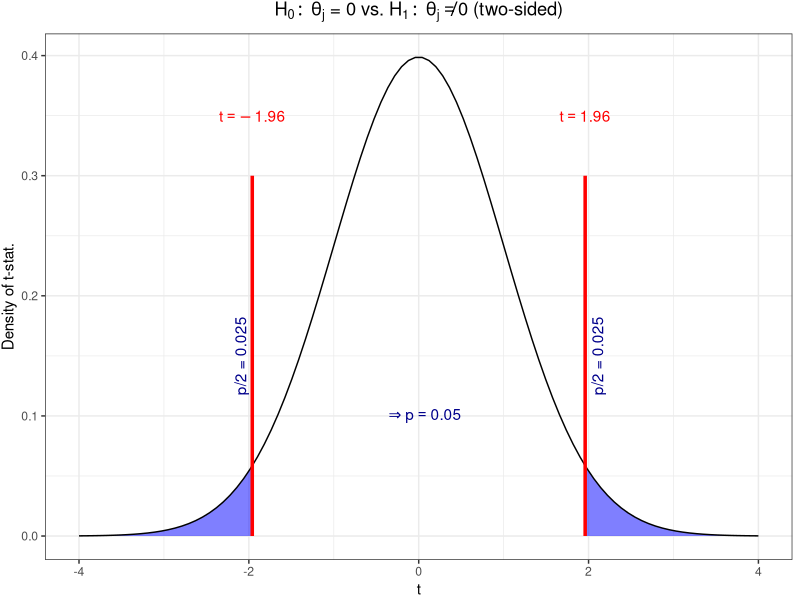

Recreate this plot in R.
library(ggplot2)

theme_set(theme_bw() + theme(plot.margin=grid::unit(c(1,5.5,1,1), "pt")))

t = 1.96
df = 731
p = round(1 - pt(t, df = df), 3)

x = seq(-4, 4, length.out = 100)
y = dt(x, df = df)
plot.data = data.frame(
  x = x,
  y = y)

x.poly = seq(t, 4, length.out = 100)
poly.data = data.frame(
  x = c(x.poly, min(x.poly)),
  y = c(dt(x.poly, df = df), 0)
)

pv = ggplot() +
  geom_polygon(data = poly.data, aes(x, y), color = NA, fill = "blue", alpha = 0.5) +
  geom_polygon(data = poly.data, aes(-x, y), color = NA, fill = "blue", alpha = 0.5) +
  geom_line(data = plot.data, aes(x, y)) + 
  geom_segment(aes(x = t, xend = t, y = 0, yend = 0.3), size = 1.2, color = "red") +
  geom_text(aes(x = t, y = 0.35, label = paste0("t == ", t)), parse = TRUE, color = "red") + 
  geom_segment(aes(x = -t, xend = -t, y = 0, yend = 0.3), size = 1.2, color = "red") +
  geom_text(aes(x = -t, y = 0.35, label = paste0("t == ", -t)), parse = TRUE, color = "red") +
  # geom_text(aes(x = -t, y = 0.35, label = "t[0] == -2.92"), parse = TRUE, color = "red") + 
  geom_text(aes(x = t, y = 0.15, label = paste0("p/2 = ", p)), color = "dark blue", angle=90, vjust = 1.5) + 
  geom_text(aes(x = -t, y = 0.15, label = paste0("p/2 = ", p)), color = "dark blue", angle=90, vjust = -0.5) +
  geom_text(aes(x = 0, y = 0.1, label = paste0("phantom(0) %=>% p ==", 2*p)), color = "dark blue", parse = TRUE) +
  ggtitle(expression(H[0]:~theta[j]~"="~0~"vs."~H[1]:~theta[j]!=0~"(two-sided)")) +
  xlab("t") + ylab("Density of t-stat.") +  theme(plot.title = 
      element_text(hjust = 0.5))

ggsave("../figure/p-value.pdf", pv, width = 3.75, height = 2.5)
